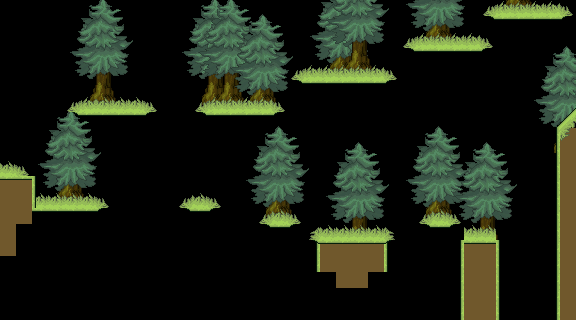

Rendered tile map (Tiled .tmx) drawn with the repository's tilesets; below, a short description and the map source with its tile grids summarised:
An orthogonal 36x20 tile map with 16x16 px tiles, 8 tile layers (Background, Floorground, Floorground trim, Walls, ...), 4 tilesets.

<map version="1.8" tiledversion="1.8.4" orientation="orthogonal" renderorder="right-down" width="36" height="20" tilewidth="16" tileheight="16" infinite="0" nextlayerid="16" nextobjectid="2">
 <tileset firstgid="1" source="../Tilesheets/tilesheet-Forest01.tsx" />
 <tileset firstgid="177" source="../Tilesheets/tilesheet-Hills01.tsx" />
 <tileset firstgid="241" source="../Tilesheets/trees.tsx" />
 <tileset firstgid="245" source="../Tilesheets/FORESTSHEET.tsx" />
 <layer id="7" name="Background" width="36" height="20">
  <properties>
   <property name="unity:SortingLayer" value="Background" />
   <property name="unity:SortingOrder" type="int" value="-13" />
  </properties>
  <data>[720 cells, 14 non-empty, 2 distinct tile ids]</data>
 </layer>
 <layer id="8" name="Floorground" width="36" height="20">
  <properties>
   <property name="unity:SortingLayer" value="Environment" />
   <property name="unity:SortingOrder" type="int" value="-12" />
  </properties>
  <data>[720 cells, 40 non-empty, 1 distinct tile ids]</data>
 </layer>
 <layer id="9" name="Floorground trim" width="36" height="20">
  <properties>
   <property name="unity:SortingLayer" value="Environment" />
   <property name="unity:SortingOrder" type="int" value="-11" />
  </properties>
  <data>[720 cells, 56 non-empty, 2 distinct tile ids]</data>
 </layer>
 <layer id="15" name="Walls" width="36" height="20">
  <properties>
   <property name="unity:Layer" value="Wall" />
   <property name="unity:SortingLayer" value="Environment" />
   <property name="unity:SortingOrder" type="int" value="-10" />
  </properties>
  <data>[720 cells, 31 non-empty, 3 distinct tile ids]</data>
 </layer>
 <layer id="1" name="Floor" width="36" height="20">
  <properties>
   <property name="unity:Layer" value="Ground" />
   <property name="unity:SortingLayer" value="Environment" />
   <property name="unity:SortingOrder" type="int" value="-10" />
  </properties>
  <data>[720 cells, 11 non-empty, 3 distinct tile ids]</data>
 </layer>
 <layer id="14" name="Platforms" width="36" height="20">
  <properties>
   <property name="unity:Layer" value="Ground" />
   <property name="unity:SortingLayer" value="Environment" />
   <property name="unity:SortingOrder" type="int" value="-10" />
   <property name="unity:Tag" value="Platform" />
  </properties>
  <data>[720 cells, 47 non-empty, 2 distinct tile ids]</data>
 </layer>
 <layer id="3" name="Decor" width="36" height="20">
  <properties>
   <property name="unity:SortingLayer" value="Environment" />
   <property name="unity:SortingOrder" type="int" value="-8" />
  </properties>
  <data>[720 cells, 0 non-empty, 0 distinct tile ids]</data>
 </layer>
 <layer id="6" name="Extra" width="36" height="20">
  <properties>
   <property name="unity:SortingLayer" value="Environment" />
   <property name="unity:SortingOrder" type="int" value="-6" />
  </properties>
  <data>[720 cells, 0 non-empty, 0 distinct tile ids]</data>
 </layer>
</map>
